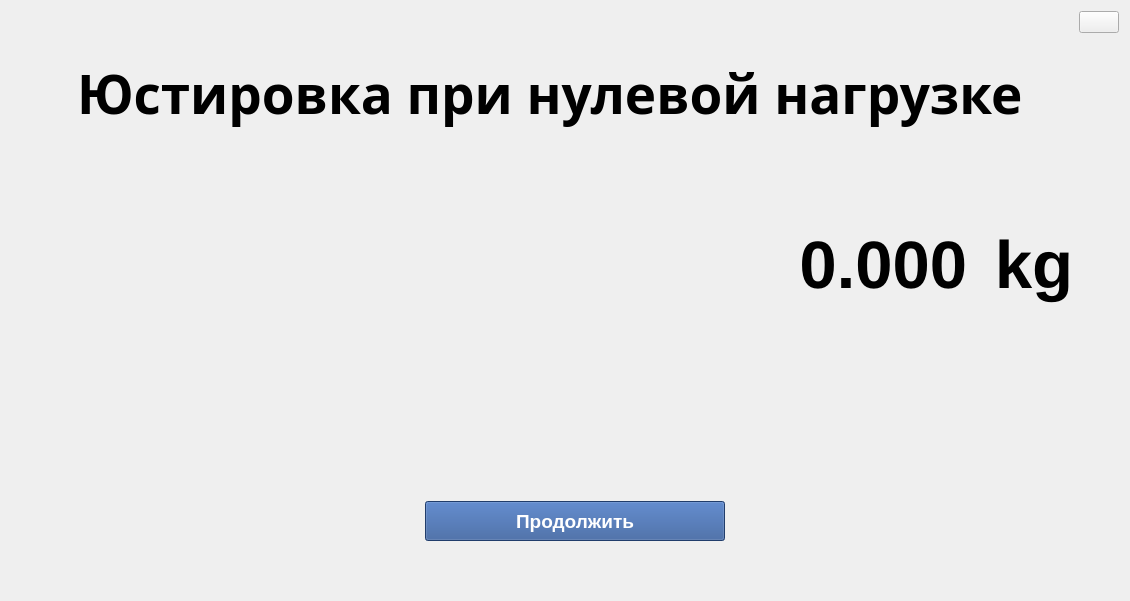
<?xml version="1.0" encoding="UTF-8"?>
<ui version="4.0">
 <class>AlignWidget</class>
 <widget class="QWidget" name="AlignWidget">
  <property name="geometry">
   <rect>
    <x>0</x>
    <y>0</y>
    <width>1130</width>
    <height>601</height>
   </rect>
  </property>
  <property name="windowTitle">
   <string>Form</string>
  </property>
  <layout class="QHBoxLayout" name="horizontalLayout">
   <item>
    <layout class="QVBoxLayout" name="verticalLayout_2">
     <item>
      <widget class="QLabel" name="label">
       <property name="minimumSize">
        <size>
         <width>60</width>
         <height>0</height>
        </size>
       </property>
       <property name="maximumSize">
        <size>
         <width>200</width>
         <height>16777215</height>
        </size>
       </property>
       <property name="text">
        <string/>
       </property>
      </widget>
     </item>
     <item>
      <spacer name="verticalSpacer">
       <property name="orientation">
        <enum>Qt::Vertical</enum>
       </property>
       <property name="sizeHint" stdset="0">
        <size>
         <width>20</width>
         <height>40</height>
        </size>
       </property>
      </spacer>
     </item>
     <item>
      <widget class="QLabel" name="zeroLabel">
       <property name="maximumSize">
        <size>
         <width>60</width>
         <height>16777215</height>
        </size>
       </property>
       <property name="font">
        <font>
         <family>Sans Serif</family>
         <pointsize>16</pointsize>
         <weight>75</weight>
         <bold>true</bold>
        </font>
       </property>
       <property name="text">
        <string>    </string>
       </property>
       <property name="alignment">
        <set>Qt::AlignCenter</set>
       </property>
      </widget>
     </item>
     <item>
      <widget class="QLabel" name="netLabel">
       <property name="maximumSize">
        <size>
         <width>60</width>
         <height>16777215</height>
        </size>
       </property>
       <property name="font">
        <font>
         <family>Sans Serif</family>
         <pointsize>16</pointsize>
         <weight>75</weight>
         <bold>true</bold>
        </font>
       </property>
       <property name="text">
        <string>    </string>
       </property>
       <property name="alignment">
        <set>Qt::AlignCenter</set>
       </property>
      </widget>
     </item>
     <item>
      <spacer name="verticalSpacer_2">
       <property name="orientation">
        <enum>Qt::Vertical</enum>
       </property>
       <property name="sizeHint" stdset="0">
        <size>
         <width>20</width>
         <height>40</height>
        </size>
       </property>
      </spacer>
     </item>
    </layout>
   </item>
   <item>
    <layout class="QVBoxLayout" name="verticalLayout">
     <item>
      <spacer name="verticalSpacer_10">
       <property name="orientation">
        <enum>Qt::Vertical</enum>
       </property>
       <property name="sizeHint" stdset="0">
        <size>
         <width>20</width>
         <height>40</height>
        </size>
       </property>
      </spacer>
     </item>
     <item>
      <widget class="QLabel" name="titleLabel">
       <property name="font">
        <font>
         <family>Sans Serif</family>
         <pointsize>40</pointsize>
         <weight>75</weight>
         <bold>true</bold>
        </font>
       </property>
       <property name="layoutDirection">
        <enum>Qt::LeftToRight</enum>
       </property>
       <property name="text">
        <string>Юстировка при нулевой нагрузке</string>
       </property>
      </widget>
     </item>
     <item>
      <spacer name="verticalSpacer_3">
       <property name="orientation">
        <enum>Qt::Vertical</enum>
       </property>
       <property name="sizeHint" stdset="0">
        <size>
         <width>20</width>
         <height>40</height>
        </size>
       </property>
      </spacer>
     </item>
     <item>
      <spacer name="verticalSpacer_9">
       <property name="orientation">
        <enum>Qt::Vertical</enum>
       </property>
       <property name="sizeHint" stdset="0">
        <size>
         <width>20</width>
         <height>40</height>
        </size>
       </property>
      </spacer>
     </item>
     <item>
      <layout class="QHBoxLayout" name="horizontalLayout_3">
       <item>
        <spacer name="horizontalSpacer">
         <property name="orientation">
          <enum>Qt::Horizontal</enum>
         </property>
         <property name="sizeHint" stdset="0">
          <size>
           <width>40</width>
           <height>20</height>
          </size>
         </property>
        </spacer>
       </item>
       <item>
        <widget class="QLabel" name="weightLabel">
         <property name="minimumSize">
          <size>
           <width>400</width>
           <height>0</height>
          </size>
         </property>
         <property name="maximumSize">
          <size>
           <width>400</width>
           <height>16777215</height>
          </size>
         </property>
         <property name="font">
          <font>
           <pointsize>50</pointsize>
           <weight>75</weight>
           <bold>true</bold>
          </font>
         </property>
         <property name="layoutDirection">
          <enum>Qt::RightToLeft</enum>
         </property>
         <property name="text">
          <string>0.000</string>
         </property>
         <property name="alignment">
          <set>Qt::AlignRight|Qt::AlignTrailing|Qt::AlignVCenter</set>
         </property>
        </widget>
       </item>
       <item>
        <widget class="QLabel" name="kgLabel">
         <property name="minimumSize">
          <size>
           <width>100</width>
           <height>0</height>
          </size>
         </property>
         <property name="maximumSize">
          <size>
           <width>100</width>
           <height>16777215</height>
          </size>
         </property>
         <property name="font">
          <font>
           <pointsize>50</pointsize>
           <weight>75</weight>
           <bold>true</bold>
          </font>
         </property>
         <property name="layoutDirection">
          <enum>Qt::RightToLeft</enum>
         </property>
         <property name="text">
          <string>kg</string>
         </property>
         <property name="alignment">
          <set>Qt::AlignRight|Qt::AlignTrailing|Qt::AlignVCenter</set>
         </property>
        </widget>
       </item>
      </layout>
     </item>
     <item>
      <spacer name="verticalSpacer_5">
       <property name="orientation">
        <enum>Qt::Vertical</enum>
       </property>
       <property name="sizeHint" stdset="0">
        <size>
         <width>20</width>
         <height>40</height>
        </size>
       </property>
      </spacer>
     </item>
     <item>
      <spacer name="verticalSpacer_8">
       <property name="orientation">
        <enum>Qt::Vertical</enum>
       </property>
       <property name="sizeHint" stdset="0">
        <size>
         <width>20</width>
         <height>40</height>
        </size>
       </property>
      </spacer>
     </item>
     <item>
      <layout class="QVBoxLayout" name="verticalLayout_4">
       <property name="spacing">
        <number>3</number>
       </property>
       <property name="leftMargin">
        <number>50</number>
       </property>
       <item>
        <widget class="QLabel" name="w_clbLabel">
         <property name="font">
          <font>
           <pointsize>14</pointsize>
           <weight>75</weight>
           <bold>true</bold>
          </font>
         </property>
         <property name="text">
          <string/>
         </property>
        </widget>
       </item>
       <item>
        <widget class="QLabel" name="infoLabel">
         <property name="font">
          <font>
           <pointsize>14</pointsize>
           <weight>75</weight>
           <bold>true</bold>
          </font>
         </property>
         <property name="text">
          <string/>
         </property>
         <property name="margin">
          <number>0</number>
         </property>
        </widget>
       </item>
      </layout>
     </item>
     <item>
      <spacer name="verticalSpacer_7">
       <property name="orientation">
        <enum>Qt::Vertical</enum>
       </property>
       <property name="sizeHint" stdset="0">
        <size>
         <width>20</width>
         <height>40</height>
        </size>
       </property>
      </spacer>
     </item>
     <item>
      <layout class="QHBoxLayout" name="horizontalLayout_2">
       <item>
        <spacer name="horizontalSpacer_2">
         <property name="orientation">
          <enum>Qt::Vertical</enum>
         </property>
         <property name="sizeHint" stdset="0">
          <size>
           <width>40</width>
           <height>20</height>
          </size>
         </property>
        </spacer>
       </item>
       <item>
        <widget class="QPushButton" name="finishButton">
         <property name="minimumSize">
          <size>
           <width>250</width>
           <height>40</height>
          </size>
         </property>
         <property name="maximumSize">
          <size>
           <width>300</width>
           <height>16777215</height>
          </size>
         </property>
         <property name="font">
          <font>
           <pointsize>14</pointsize>
           <weight>75</weight>
           <bold>true</bold>
          </font>
         </property>
         <property name="styleSheet">
          <string notr="true">background-color: #2E5596; color: white</string>
         </property>
         <property name="text">
          <string>Продолжить</string>
         </property>
        </widget>
       </item>
       <item>
        <spacer name="horizontalSpacer_3">
         <property name="orientation">
          <enum>Qt::Vertical</enum>
         </property>
         <property name="sizeHint" stdset="0">
          <size>
           <width>40</width>
           <height>20</height>
          </size>
         </property>
        </spacer>
       </item>
      </layout>
     </item>
     <item>
      <spacer name="verticalSpacer_6">
       <property name="orientation">
        <enum>Qt::Vertical</enum>
       </property>
       <property name="sizeHint" stdset="0">
        <size>
         <width>20</width>
         <height>40</height>
        </size>
       </property>
      </spacer>
     </item>
    </layout>
   </item>
   <item>
    <layout class="QVBoxLayout" name="verticalLayout_3">
     <item>
      <widget class="QPushButton" name="closeButton">
       <property name="layoutDirection">
        <enum>Qt::RightToLeft</enum>
       </property>
       <property name="text">
        <string/>
       </property>
      </widget>
     </item>
     <item>
      <spacer name="verticalSpacer_4">
       <property name="orientation">
        <enum>Qt::Vertical</enum>
       </property>
       <property name="sizeHint" stdset="0">
        <size>
         <width>20</width>
         <height>40</height>
        </size>
       </property>
      </spacer>
     </item>
     <item>
      <spacer name="verticalSpacer_11">
       <property name="orientation">
        <enum>Qt::Vertical</enum>
       </property>
       <property name="sizeHint" stdset="0">
        <size>
         <width>20</width>
         <height>40</height>
        </size>
       </property>
      </spacer>
     </item>
    </layout>
   </item>
  </layout>
 </widget>
 <resources/>
 <connections/>
</ui>
